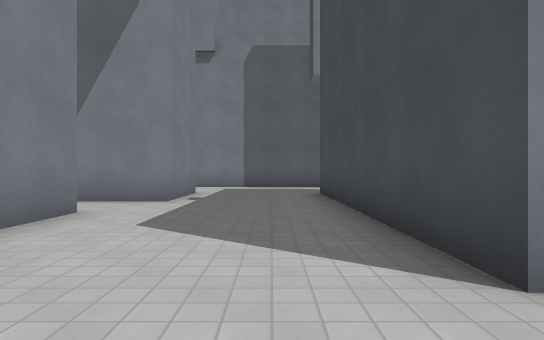
View 1 (above)

24 first-person views from a walk through a 3-D level made in the Godot game engine. The camera is 1.2 m above the floor, looks level and sees 75° across. The floor is counted in squares, 2 m on a side. Each view is taken from the middle of a square. On the plan, view 1 faces up. The plan holds only what a view shows up to about 10 squares ahead; the rest is blank. The place goes on beyond the plan. Surface patterns are stand-ins for the level's own textures.

View 2
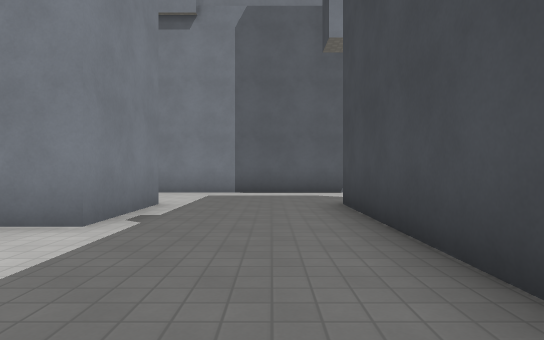

View 3
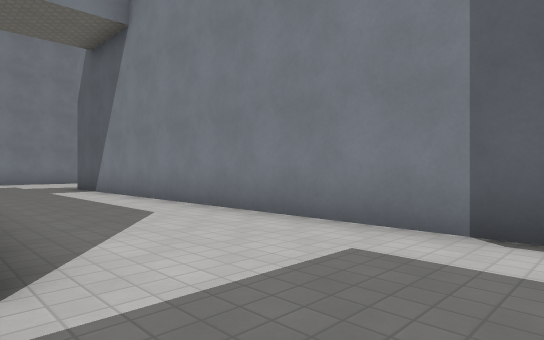

View 4
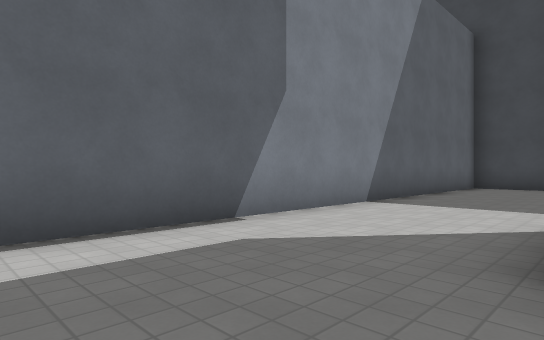

View 5
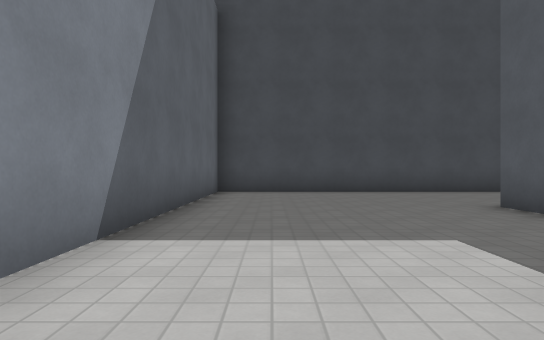

View 6
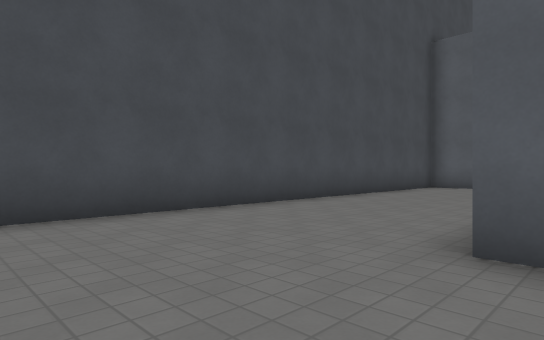

View 7
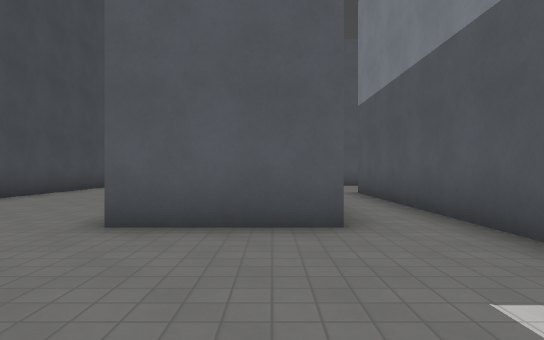

View 8
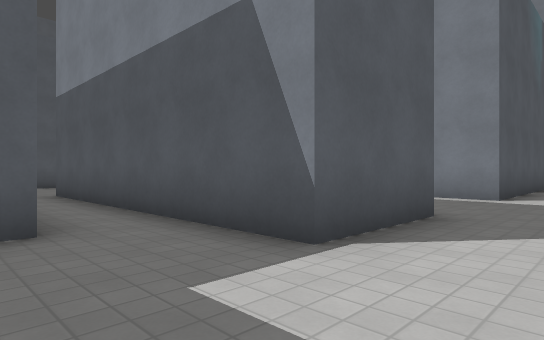

View 9
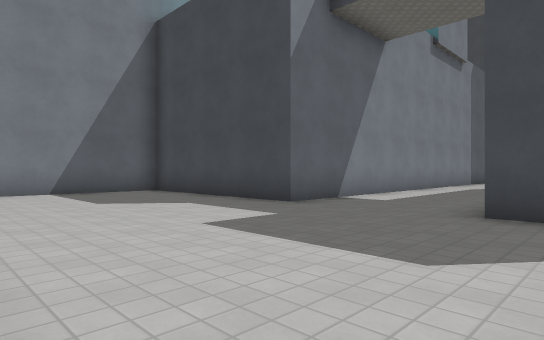

View 10
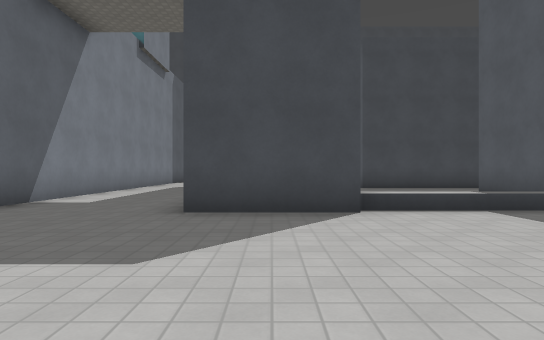

View 11
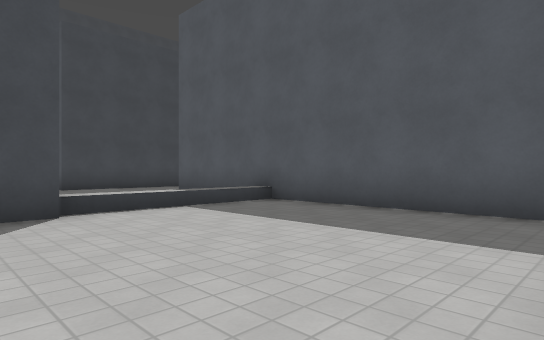

View 12
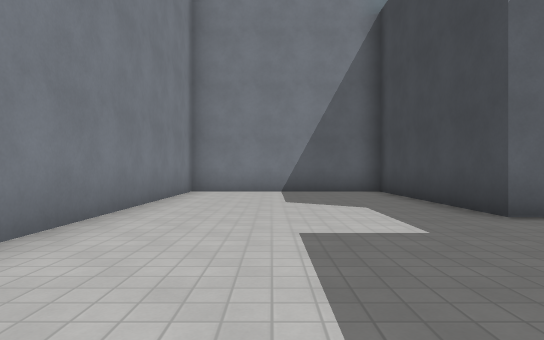

View 13
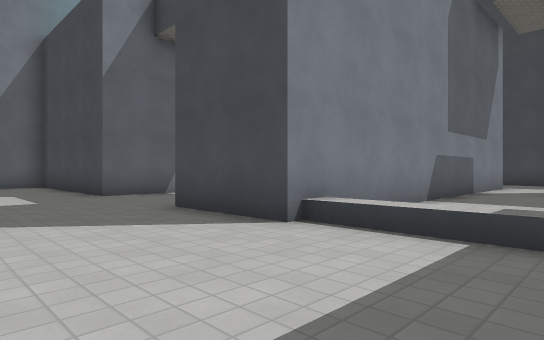

View 14
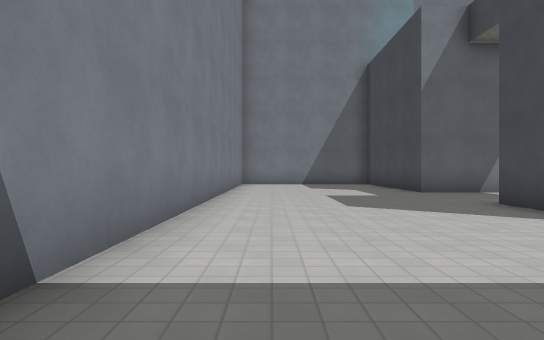

View 15
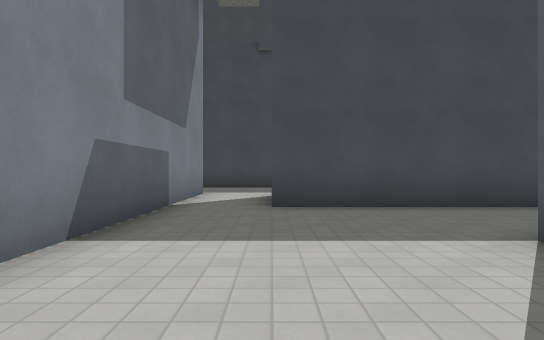

View 16
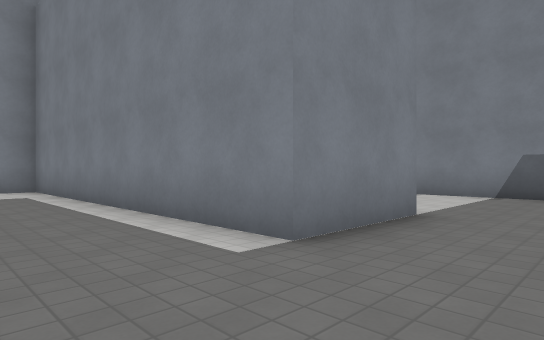

View 17
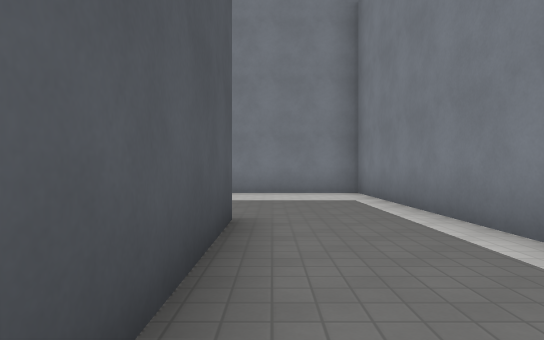

View 18
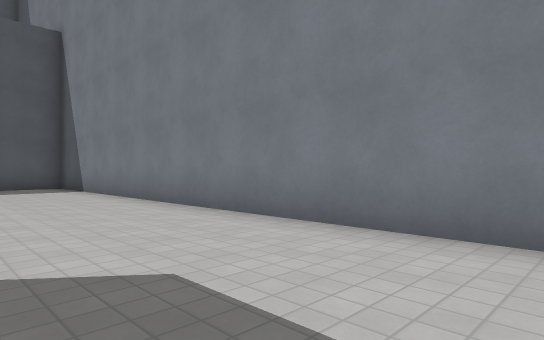

View 19
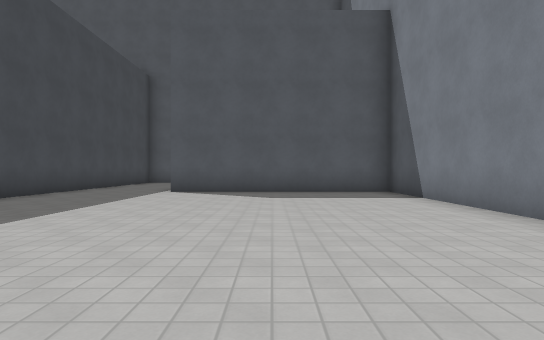

View 20
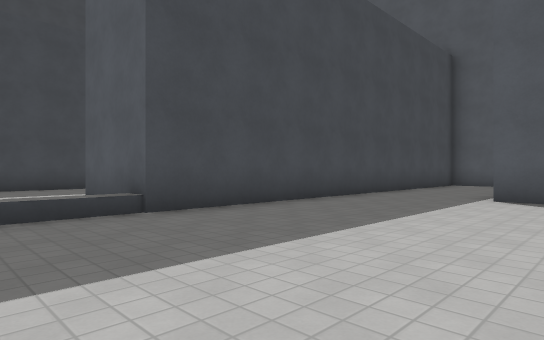

View 21
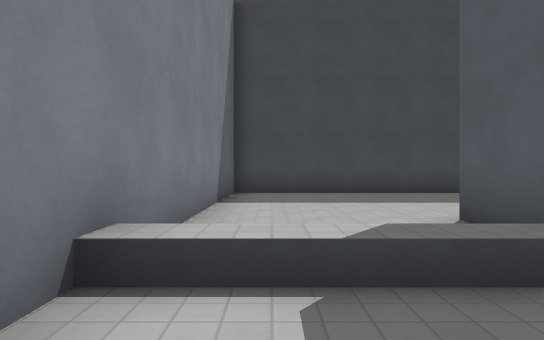

View 22
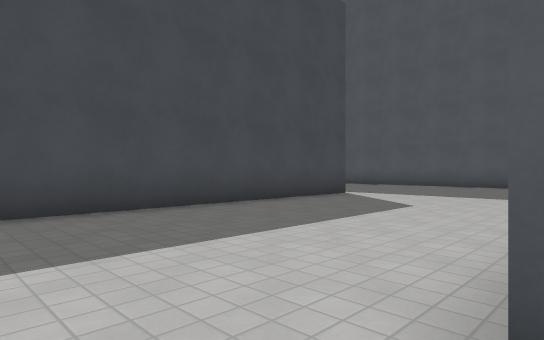

View 23
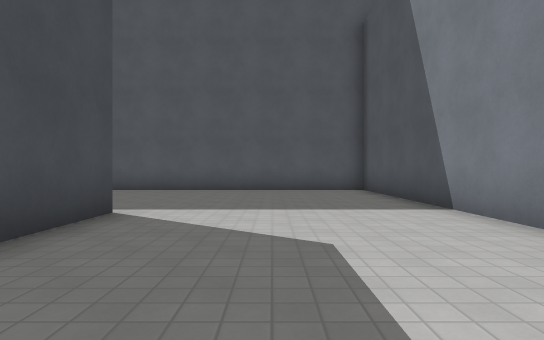

View 24
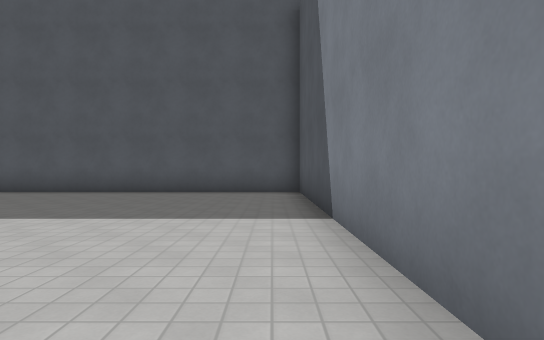

### Floor plan
Key: @ floor where view 1 was taken; # wall or solid block; . main floor; : floor 10 m higher than the main floor; / step, stairs or slope; v drop or lower ground.
Columns run from 18 left of view 1 to 12 right of it. Each row starts with its distance up from view 1.
 18 #######
 17 #.....#
 16 #.....#
 15 #.....#
 14 #.....#
 13 #.....#########################
 12 #.............................#
 11 #.............................#
 10 #.............................#
  9 #.....#     #####...##........#
  8 #.....#     #####...##........#
  7 #.....###########...##..::....#
  6 #...................##..  ....#
  5 #............:::....##..  ....#
  4  ............: :....##..   ...#
  3   ...........: :....##.    ...#
  2   #########..:  ....##.    ...#
  1 ###########..:   ...        ..#
  0 #............     @         ..
 -1 #............
 -2 #............
 -3 #.....
 -4 #....
 -5 #.....   vvvvvvvv##
 -6 #........./ ......#
 -7 #........./ ......#
 -8 #........./ ......#
 -9 #.........###.....#
-10 #.........#  .....#
-11 #.........#  .....#
-12 #.........###.....#
-13 #.........###.....#
-14 #######...###.....#
-15        ...###.....#
-16        ...  #......
-17             #......
-18             #.......
-19             #.......
-20             #........
-21             #########

Positions as (right, up) in squares from view 1, and headings:
1: (0, 0), facing up
2: (0, 3), facing up
3: (0, 9), facing up-left
4: (-1, 9), facing up-right
5: (2, 11), facing right
6: (7, 10), facing down-right
7: (6, 11), facing down
8: (6, 11), facing down-left
9: (-17, 8), facing up-right
10: (-17, 8), facing right
11: (-17, 8), facing down-right
12: (-15, 8), facing up
13: (-15, 4), facing up-right
14: (-16, 3), facing up
15: (-11, 5), facing right
16: (-6, -2), facing up-left
17: (-8, -2), facing left
18: (-14, -1), facing down-left
19: (-14, -4), facing down
20: (-13, -6), facing down-right
21: (-10, -6), facing right
22: (-6, -7), facing down-right
23: (-3, -10), facing down
24: (-5, -11), facing down
